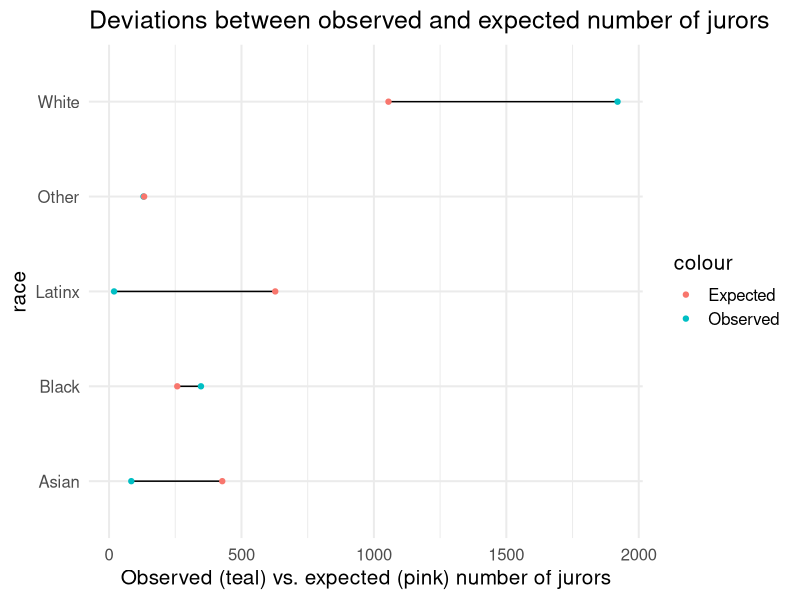
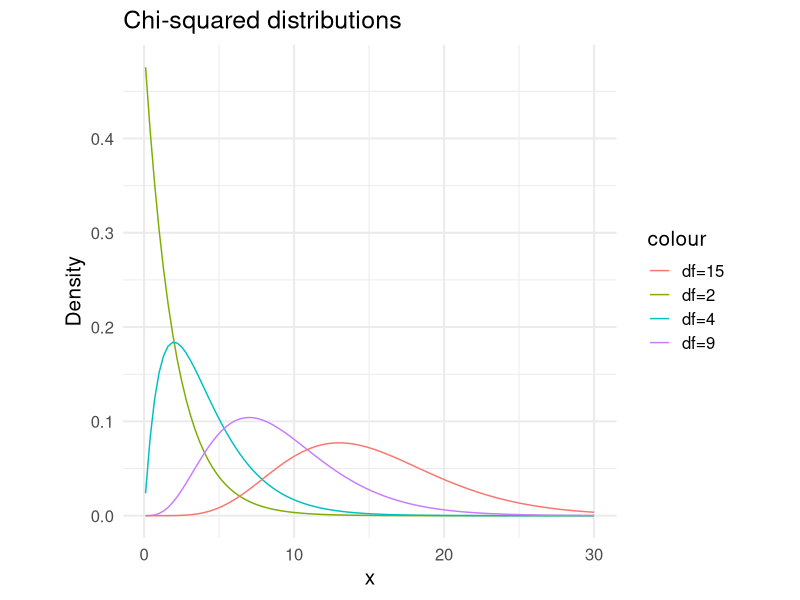

Recreate these plots in R, in order. (Note: this script raises an error after producing the figures.)
## ---- chunk 1
library(knitr) # for include_graphics() 
library(dplyr)
library(forcats)
library(readr)
library(ggplot2)
library(broom) 
library(tidyr)
library(ggplot2)
library(tibble)
## ---- chunk 2

library(ggplot2)
observed_counts <- c(1920, 347,   19,    84, 130)
expected_counts <- c(1055, 257.5, 627.5, 427.5, 132.5)
race <- c("White", "Black", "Latinx", "Asian", "Other")
jury_data <- data.frame("observed_counts" = observed_counts, "expected_counts" = expected_counts, "race" = race)

ggplot(jury_data, aes(y = race, x = observed_counts)) + 
  geom_segment(aes(xend = expected_counts, yend = race)) +
  geom_point(aes(col = "Observed")) + 
  geom_point(aes(col = "Expected", x = expected_counts)) +
  theme_minimal(base_size = 15) +
  labs(x = "Observed (teal) vs. expected (pink) number of jurors",
       title = "Deviations between observed and expected number of jurors")

## ---- chunk 3
# ggplot of the distribution at varying degrees of freedom

ggplot(data = data.frame(x = c(0.1, 30)), aes(x)) + 
  #geom_area(stat = "function", fun = dchisq, args = list(df=9),
      #      xlim = c(12, 20), fill = "grey") +
  stat_function(fun = dchisq, n = 101, args = list(df=2), aes(col = "df=2")) +
  stat_function(fun = dchisq, n = 101, args = list(df=4), aes(col = "df=4")) +
  stat_function(fun = dchisq, n = 101, args = list(df=9), aes(col = "df=9")) +
  stat_function(fun = dchisq, n = 101, args = list(df=15), aes(col = "df=15")) +
  theme_minimal(base_size = 15) + 
  theme(aspect.ratio=1) +
  labs(y = "Density", title = "Chi-squared distributions")
## ---- chunk 4
pchisq(q = 1606.454, df = 4,lower.tail = F)
## ---- chunk 5
chisq.test(x = c(1920, 347, 19, 84, 130), # x is vector of observed counts
           p = c(.422, .103, .251, .171, .053)) # p is probability under the null
## ---- chunk 6
knitr::include_graphics("bloomberg.PNG")
## ---- chunk 7
knitr::include_graphics("bystate.PNG")
## ---- chunk 8
knitr::include_graphics("vaccine.PNG")
## ---- chunk 9
chisq.test(x = c(209299,5024,2012,6617,77668,194647,45509), # x is vector of observed counts
           p = c(.306,.009,.011,.054,.187,.323,.11)) # p is probability under the null
## ---- chunk 10
Expect_0<-dbinom(0,size=3,prob=0.166666667)
Expect_1<-dbinom(1,size=3,prob=0.166666667)
Expect_2<-dbinom(2,size=3,prob=0.166666667)
Expect_3<-dbinom(3,size=3,prob=0.166666667)
Expected<-c(Expect_0,Expect_1,Expect_2,Expect_3)
Expected
## ---- chunk 11
chisq.test(x = c(47,35,15,3), # x is vector of observed counts
           p = Expected) # p is probability under the null
## ---- chunk 12
knitr::include_graphics("wildwild.jpg")
